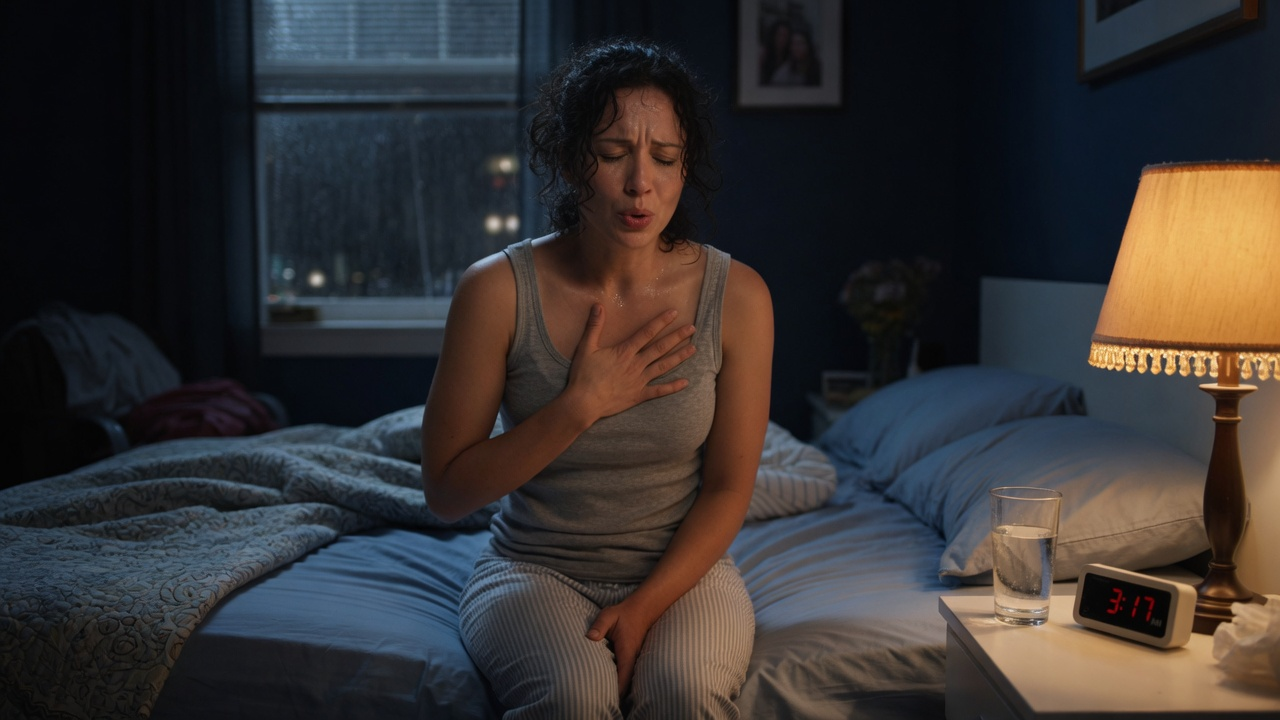
#> input picture assets/blog/adhd-adults-signs-hero.jpg, 1280 x 720 px, given in place of ig_0632458b4ebec338016a5ac9c517d08191979e584fad8c199b.png, which was not available
$ python prepare_staff_assets.py
#> lines starting #> are read from the running program, lines starting #| are printed output that depends on the picture; pictures that were not available may be replaced by others from this repository, and a replacement may not be noted
#!/usr/bin/env python3
from __future__ import annotations

import math
import random
from pathlib import Path

from PIL import Image, ImageDraw, ImageEnhance, ImageFilter, ImageFont


ROOT = Path(__file__).resolve().parent.parent
OUT = ROOT / "assets" / "images" / "staff-portraits"
MAP_OUT = ROOT / "assets" / "generated" / "mental-health-map-bg.jpg"

DIPTYCHES = [
    "ig_0632458b4ebec338016a5ac9c517d08191979e584fad8c199b.png",
    "ig_0f056512db51b340016a5aca9af6508191a5b9bcd94eec7f5c.png",
    "ig_044edcaf36c5e987016a5acb5403e48191bd692e1963d11af4.png",
    "ig_0a4ba5b32e47ffdd016a5acba342448191bd8045b8b460f81d.png",
    "ig_0c5bac1615e7c6d9016a5acc2ede2881919e6717405c14f009.png",
    "ig_048fa3bb9a7b66be016a5acc823a148191b26afdcc29f87cde.png",
    "ig_0a029100b9915f7f016a5acd237f848191b528d5fe5c2361cc.png",
]

GEN_DIR = Path("/Users/polzovatel/.codex/generated_images/019f7218-19dd-7d32-9e1d-5477f544ac0d")

DISPLAY = ROOT / "assets" / "fonts" / "farabee" / "Farabee-Regular.ttf"
DISPLAY_MED = ROOT / "assets" / "fonts" / "farabee" / "Farabee-Medium.ttf"
BODY = ROOT / "assets" / "fonts" / "montserrat" / "Montserrat-Light.ttf"


def font(path: Path, size: int) -> ImageFont.FreeTypeFont:
    return ImageFont.truetype(str(path), size=size)


def cover_crop(img: Image.Image, size: tuple[int, int], anchor_y: float = 0.42) -> Image.Image:
    src_w, src_h = img.size
    dst_w, dst_h = size
    src_ratio = src_w / src_h
    dst_ratio = dst_w / dst_h
    if src_ratio > dst_ratio:
        new_w = int(src_h * dst_ratio)
        left = (src_w - new_w) // 2
        box = (left, 0, left + new_w, src_h)
    else:
        new_h = int(src_w / dst_ratio)
        top = int((src_h - new_h) * anchor_y)
        top = max(0, min(src_h - new_h, top))
        box = (0, top, src_w, top + new_h)
    return img.crop(box).resize(size, Image.Resampling.LANCZOS)


# [46 lines left out: functions rounded_mask, paste_rounded, wrap_text, draw_lines, not called in this run]


def split_diptychs() -> list[Path]:
    OUT.mkdir(parents=True, exist_ok=True)
    normal_paths: list[Path] = []
    for idx, name in enumerate(DIPTYCHES, start=1):
        src = Image.open(GEN_DIR / name).convert("RGB")
#> src is the input picture: PIL image 1280x720 RGB; mean R, G, B 54.5, 50.7, 50.1
        w, h = src.size
#> w = 1280; h = 720
        center = w // 2
#> center = 640
        left = src.crop((0, 0, center - 3, h))
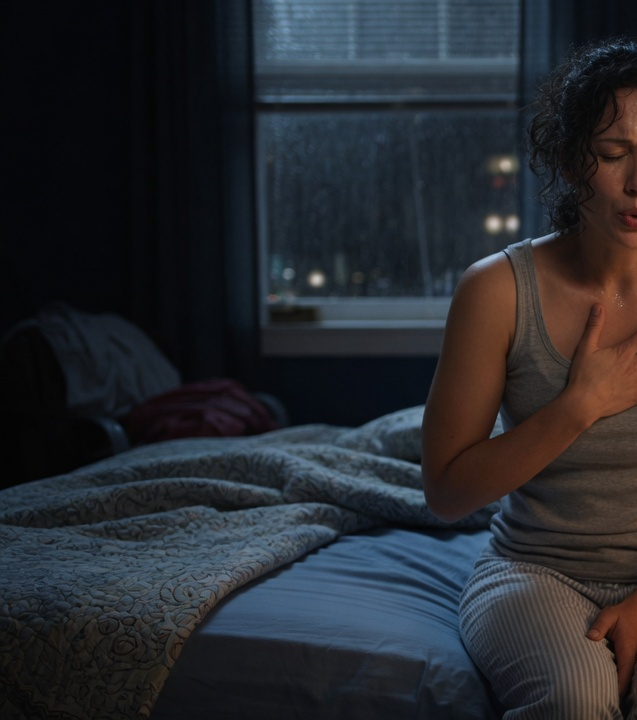
#> left: PIL image 637x720 RGB; mean R, G, B 38.1, 40.9, 46.4
        right = src.crop((center + 3, 0, w, h))
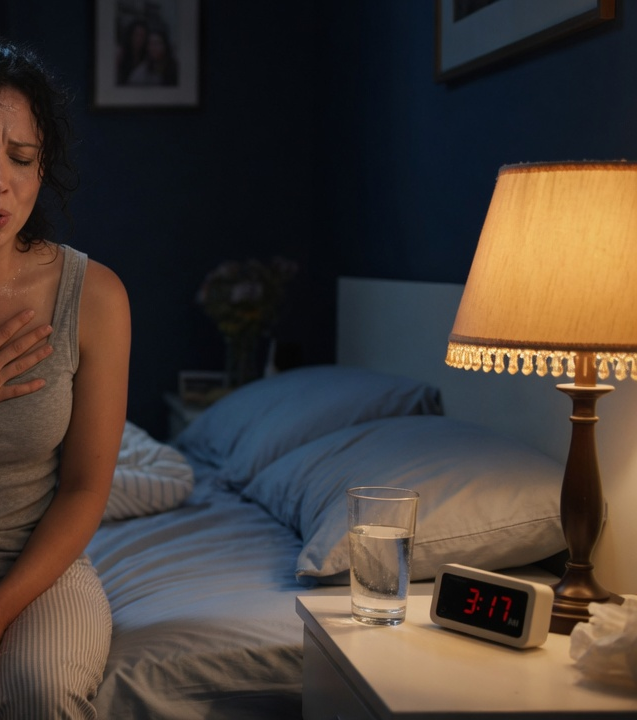
#> right: PIL image 637x720 RGB; mean R, G, B 70.6, 60.5, 53.9
        left = cover_crop(left, (900, 1125), anchor_y=0.36)
#> in cover_crop, `return img.crop(box).resize(size, Image.Resampling.LANCZOS)`:
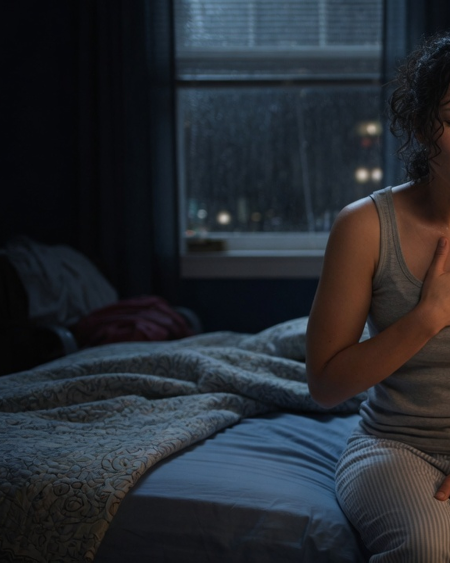
#> returned value: PIL image 900x1125 RGB (shown at 1/2 size); mean R, G, B 37.6, 41.9, 48.3
        right = cover_crop(right, (900, 1125), anchor_y=0.36)
#> call 2 of cover_crop, with size = (900, 1125), anchor_y = 0.36
#> in cover_crop (call 2), `return img.crop(box).resize(size, Image.Resampling.LANCZOS)`:
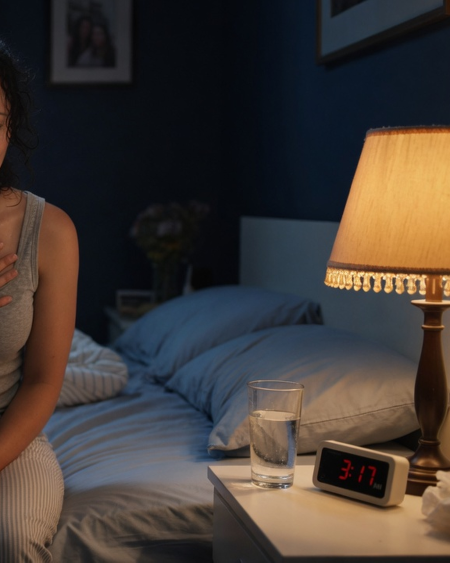
#> returned value: PIL image 900x1125 RGB (shown at 1/2 size); mean R, G, B 66.7, 58.8, 54
        left = ImageEnhance.Color(left).enhance(1.02)
#> left: PIL image 900x1125 RGB
        right = ImageEnhance.Color(right).enhance(1.02)
#> right: PIL image 900x1125 RGB
        normal = OUT / f"staff-{idx:02d}.jpg"
        smile = OUT / f"staff-{idx:02d}-smile.jpg"
        left.save(normal, quality=88, optimize=True, progressive=True)
        right.save(smile, quality=88, optimize=True, progressive=True)
        normal_paths.append(normal)
#> pass 2 of the loop in split_diptychs, `for idx, name in enumerate(DIPTYCHES, start=1):`:
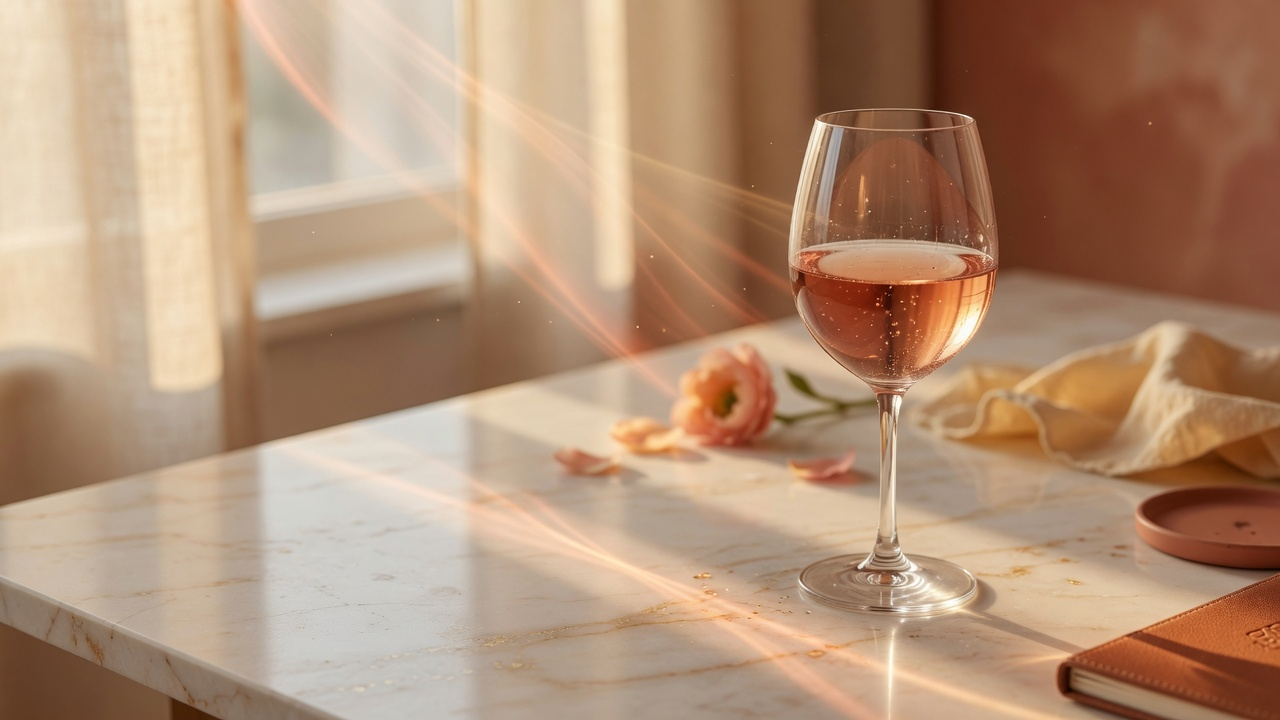
#> input picture assets/blog/alcohol-dependency-signs-hero.jpg, 1280 x 720 px, given in place of ig_0f056512db51b340016a5aca9af6508191a5b9bcd94eec7f5c.png, which was not available
#> in split_diptychs, src is the input picture: PIL image 1280x720 RGB; mean R, G, B 178.7, 145.1, 118.8
#> in split_diptychs, `right = src.crop((center + 3, 0, w, h))`:
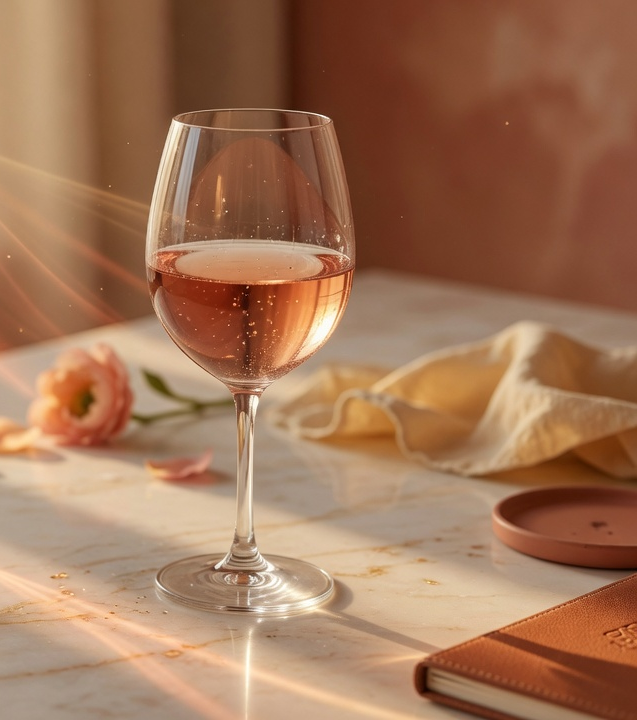
#> right: PIL image 637x720 RGB; mean R, G, B 160.8, 116.2, 86.9
#> in cover_crop (call 4), `return img.crop(box).resize(size, Image.Resampling.LANCZOS)`:
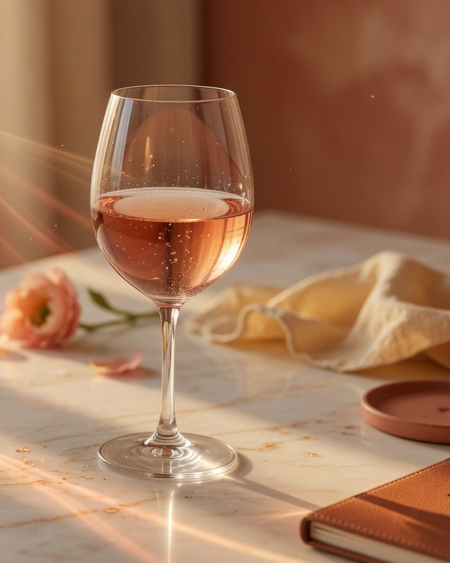
#> returned value: PIL image 900x1125 RGB (shown at 1/2 size); mean R, G, B 160.7, 116.3, 87
    return normal_paths


# [163 lines left out: functions draw_warm_background, create_team_banner_portraits, create_team_banners, create_mental_map, crop_banner_edges, not called in this run]


def main() -> None:
    normal_paths = split_diptychs()
    create_team_banners(normal_paths)
    create_mental_map()
    crop_banner_edges()
    print(f"Prepared {len(normal_paths)} staff portrait pairs in {OUT}")
    print(f"Prepared {OUT / 'team-banner-desktop.jpg'}")
    print(f"Prepared {OUT / 'team-banner-mobile.jpg'}")
    print(f"Prepared {MAP_OUT}")


if __name__ == "__main__":
#> (the run stopped early here; a loop or call above may not have finished)
